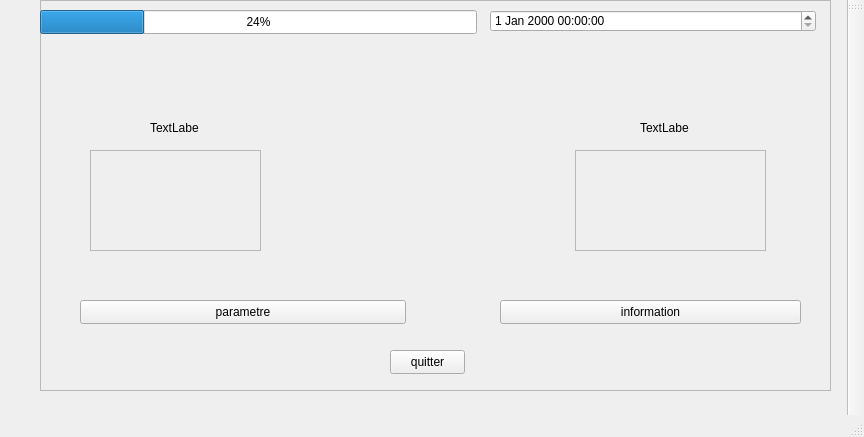
<?xml version="1.0" encoding="UTF-8"?>
<ui version="4.0">
 <class>interface_principale</class>
 <widget class="QMainWindow" name="interface_principale">
  <property name="geometry">
   <rect>
    <x>0</x>
    <y>0</y>
    <width>864</width>
    <height>437</height>
   </rect>
  </property>
  <property name="maximumSize">
   <size>
    <width>16777215</width>
    <height>489</height>
   </size>
  </property>
  <property name="windowTitle">
   <string>interface_principale</string>
  </property>
  <widget class="QWidget" name="centralwidget">
   <widget class="QFrame" name="frame_4">
    <property name="geometry">
     <rect>
      <x>40</x>
      <y>0</y>
      <width>791</width>
      <height>391</height>
     </rect>
    </property>
    <property name="frameShape">
     <enum>QFrame::StyledPanel</enum>
    </property>
    <property name="frameShadow">
     <enum>QFrame::Raised</enum>
    </property>
    <widget class="QProgressBar" name="progressBar">
     <property name="geometry">
      <rect>
       <x>0</x>
       <y>10</y>
       <width>437</width>
       <height>24</height>
      </rect>
     </property>
     <property name="value">
      <number>24</number>
     </property>
    </widget>
    <widget class="QDateTimeEdit" name="dateTimeEdit">
     <property name="geometry">
      <rect>
       <x>450</x>
       <y>10</y>
       <width>326</width>
       <height>22</height>
      </rect>
     </property>
    </widget>
    <widget class="QFrame" name="frame_2">
     <property name="geometry">
      <rect>
       <x>50</x>
       <y>150</y>
       <width>171</width>
       <height>101</height>
      </rect>
     </property>
     <property name="frameShape">
      <enum>QFrame::StyledPanel</enum>
     </property>
     <property name="frameShadow">
      <enum>QFrame::Raised</enum>
     </property>
    </widget>
    <widget class="QLabel" name="label">
     <property name="geometry">
      <rect>
       <x>110</x>
       <y>120</y>
       <width>49</width>
       <height>16</height>
      </rect>
     </property>
     <property name="sizeIncrement">
      <size>
       <width>800</width>
       <height>800</height>
      </size>
     </property>
     <property name="baseSize">
      <size>
       <width>800</width>
       <height>800</height>
      </size>
     </property>
     <property name="text">
      <string>TextLabel</string>
     </property>
    </widget>
    <widget class="QLabel" name="label_2">
     <property name="geometry">
      <rect>
       <x>600</x>
       <y>120</y>
       <width>49</width>
       <height>16</height>
      </rect>
     </property>
     <property name="text">
      <string>TextLabel</string>
     </property>
    </widget>
    <widget class="QFrame" name="frame">
     <property name="geometry">
      <rect>
       <x>535</x>
       <y>150</y>
       <width>191</width>
       <height>101</height>
      </rect>
     </property>
     <property name="frameShape">
      <enum>QFrame::StyledPanel</enum>
     </property>
     <property name="frameShadow">
      <enum>QFrame::Raised</enum>
     </property>
    </widget>
    <widget class="QPushButton" name="button_parametre">
     <property name="geometry">
      <rect>
       <x>40</x>
       <y>300</y>
       <width>326</width>
       <height>24</height>
      </rect>
     </property>
     <property name="text">
      <string>parametre</string>
     </property>
    </widget>
    <widget class="QPushButton" name="button_information">
     <property name="geometry">
      <rect>
       <x>460</x>
       <y>300</y>
       <width>301</width>
       <height>24</height>
      </rect>
     </property>
     <property name="text">
      <string>information</string>
     </property>
    </widget>
    <widget class="QPushButton" name="quitter">
     <property name="geometry">
      <rect>
       <x>350</x>
       <y>350</y>
       <width>75</width>
       <height>24</height>
      </rect>
     </property>
     <property name="text">
      <string>quitter</string>
     </property>
    </widget>
   </widget>
  </widget>
  <widget class="QMenuBar" name="menubar">
   <property name="geometry">
    <rect>
     <x>0</x>
     <y>0</y>
     <width>864</width>
     <height>22</height>
    </rect>
   </property>
  </widget>
  <widget class="QStatusBar" name="statusbar"/>
  <widget class="QToolBar" name="toolBar">
   <property name="windowTitle">
    <string>toolBar</string>
   </property>
   <attribute name="toolBarArea">
    <enum>RightToolBarArea</enum>
   </attribute>
   <attribute name="toolBarBreak">
    <bool>false</bool>
   </attribute>
  </widget>
 </widget>
 <resources/>
 <connections/>
</ui>
